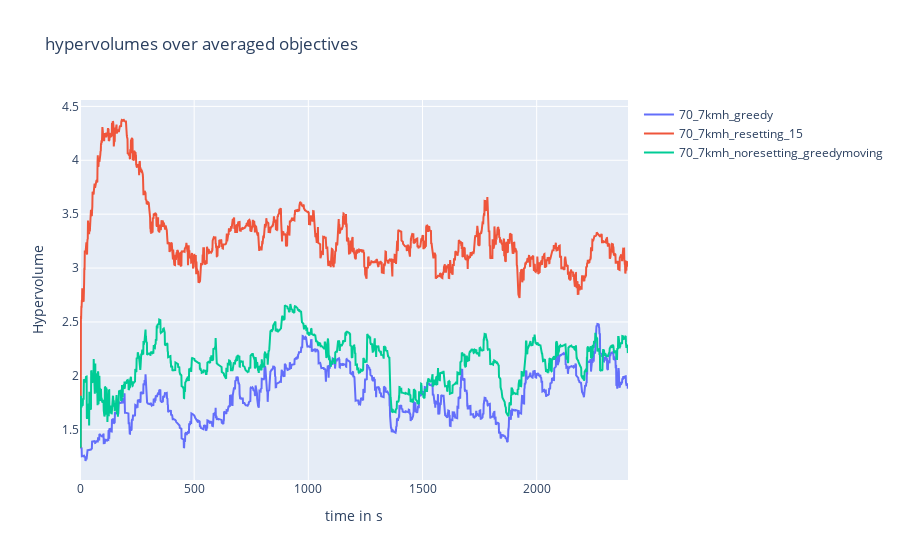
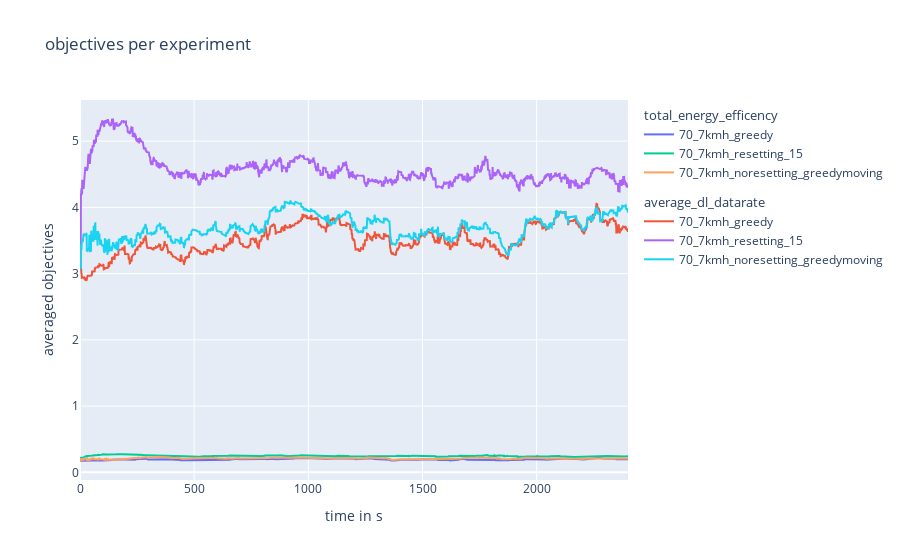
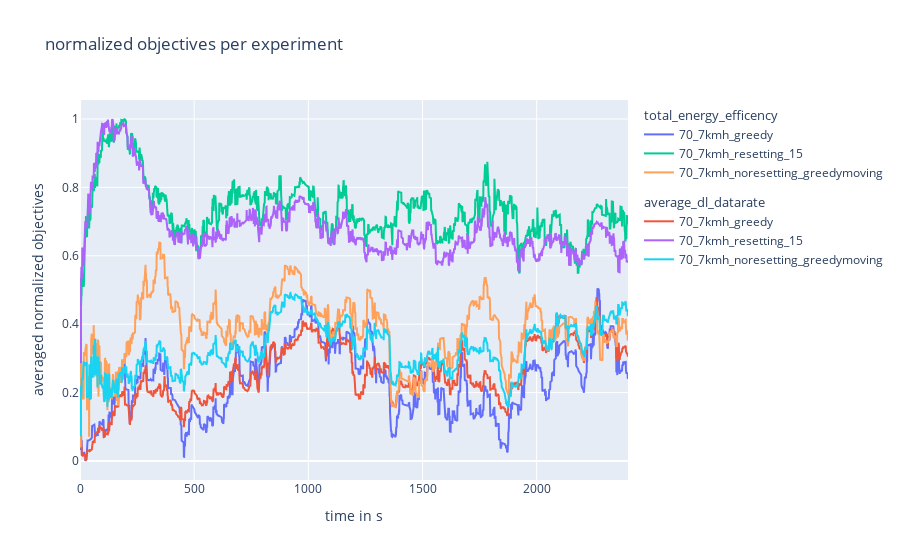

Notebook source saved alongside these figures, in order:
### Code cell
##################
# plots for comparing experiments
##################

## hyper volume plot


fig1 = go.Figure()
fig1.update_layout(
    title="hypervolumes over averaged objectives",
    xaxis_title="time in s",
    yaxis_title="Hypervolume")


## add experiment hypervolumes 
for index, value in enumerate(hypervolume_list):
    fig1.add_trace(
        go.Scatter(
            x=time_and_frames_list[:, 1],
            y=value,
            mode='lines',
            name= f"{str(configuration_names[index])}",
        ))


## objective  plot
fig2 = go.Figure()

fig2.update_layout(
    title= "objectives per experiment",
    xaxis_title="time in s",
    yaxis_title="averaged objectives"
    )
for index, _ in enumerate(objective_1_list):
    fig2.add_trace(
        go.Scatter(
            x=time_and_frames_list[:, 1],
            y=objective_1_list[index],
            name=str(configuration_names[index]),
            mode='lines',
            legendgroup="total_energy_efficency",
            legendgrouptitle_text="total_energy_efficency"
        ))
    fig2.add_trace(
        go.Scatter(
            x=time_and_frames_list[:, 1],
            y=objective_2_list[index],
            name=str(configuration_names[index]),
            mode='lines',
            legendgroup="average_dl_datarate",
            legendgrouptitle_text="average_dl_datarate"
        ))


## normalized objective plot

fig3 = go.Figure()

fig3.update_layout(
    title= "normalized objectives per experiment",
    xaxis_title="time in s",
    yaxis_title="averaged normalized objectives"
    )

for index, _ in enumerate(objective_1_normalized_list):
    fig3.add_trace(
        go.Scatter(
            x=time_and_frames_list[:, 1],
            y=objective_1_normalized_list[index],
            name=str(configuration_names[index]),
            mode='lines',
            legendgroup="total_energy_efficency",
            legendgrouptitle_text="total_energy_efficency"
        ))
    fig3.add_trace(
        go.Scatter(
            x=time_and_frames_list[:, 1],
            y=objective_2_normalized_list[index],
            name=str(configuration_names[index]),
            mode='lines',
            legendgroup="average_dl_datarate",
            legendgrouptitle_text="average_dl_datarate"
        ))

fig1.show()
fig2.show()
fig3.show()

### Figure 1 — Plotly figure (JSON) as saved in the notebook; plotly's stock layout.template omitted (floating-point values rounded to 4 significant figures; data arrays with more than 128 entries replaced by an {"elided": "..."} marker saying what was removed)
{"data": [{"mode": "lines", "name": "70_7kmh_greedy", "type": "scatter", "x": {"elided": "2401 int values"}, "y": {"elided": "2401 float values"}}, {"mode": "lines", "name": "70_7kmh_resetting_15", "type": "scatter", "x": {"elided": "2401 int values"}, "y": {"elided": "2401 float values"}}, {"mode": "lines", "name": "70_7kmh_noresetting_greedymoving", "type": "scatter", "x": {"elided": "2401 int values"}, "y": {"elided": "2401 float values"}}], "layout": {"title": {"text": "hypervolumes over averaged objectives"}, "xaxis": {"title": {"text": "time in s"}}, "yaxis": {"title": {"text": "Hypervolume"}}}}

### Figure 2 — Plotly figure (JSON) as saved in the notebook; plotly's stock layout.template omitted (floating-point values rounded to 4 significant figures; data arrays with more than 128 entries replaced by an {"elided": "..."} marker saying what was removed)
{"data": [{"legendgroup": "total_energy_efficency", "legendgrouptitle": {"text": "total_energy_efficency"}, "mode": "lines", "name": "70_7kmh_greedy", "type": "scatter", "x": {"elided": "2401 int values"}, "y": {"elided": "2401 float values"}}, {"legendgroup": "average_dl_datarate", "legendgrouptitle": {"text": "average_dl_datarate"}, "mode": "lines", "name": "70_7kmh_greedy", "type": "scatter", "x": {"elided": "2401 int values"}, "y": {"elided": "2401 float values"}}, {"legendgroup": "total_energy_efficency", "legendgrouptitle": {"text": "total_energy_efficency"}, "mode": "lines", "name": "70_7kmh_resetting_15", "type": "scatter", "x": {"elided": "2401 int values"}, "y": {"elided": "2401 float values"}}, {"legendgroup": "average_dl_datarate", "legendgrouptitle": {"text": "average_dl_datarate"}, "mode": "lines", "name": "70_7kmh_resetting_15", "type": "scatter", "x": {"elided": "2401 int values"}, "y": {"elided": "2401 float values"}}, {"legendgroup": "total_energy_efficency", "legendgrouptitle": {"text": "total_energy_efficency"}, "mode": "lines", "name": "70_7kmh_noresetting_greedymoving", "type": "scatter", "x": {"elided": "2401 int values"}, "y": {"elided": "2401 float values"}}, {"legendgroup": "average_dl_datarate", "legendgrouptitle": {"text": "average_dl_datarate"}, "mode": "lines", "name": "70_7kmh_noresetting_greedymoving", "type": "scatter", "x": {"elided": "2401 int values"}, "y": {"elided": "2401 float values"}}], "layout": {"title": {"text": "objectives per experiment"}, "xaxis": {"title": {"text": "time in s"}}, "yaxis": {"title": {"text": "averaged objectives"}}}}

### Figure 3 — Plotly figure (JSON) as saved in the notebook; plotly's stock layout.template omitted (floating-point values rounded to 4 significant figures; data arrays with more than 128 entries replaced by an {"elided": "..."} marker saying what was removed)
{"data": [{"legendgroup": "total_energy_efficency", "legendgrouptitle": {"text": "total_energy_efficency"}, "mode": "lines", "name": "70_7kmh_greedy", "type": "scatter", "x": {"elided": "2401 int values"}, "y": {"elided": "2401 float values"}}, {"legendgroup": "average_dl_datarate", "legendgrouptitle": {"text": "average_dl_datarate"}, "mode": "lines", "name": "70_7kmh_greedy", "type": "scatter", "x": {"elided": "2401 int values"}, "y": {"elided": "2401 float values"}}, {"legendgroup": "total_energy_efficency", "legendgrouptitle": {"text": "total_energy_efficency"}, "mode": "lines", "name": "70_7kmh_resetting_15", "type": "scatter", "x": {"elided": "2401 int values"}, "y": {"elided": "2401 float values"}}, {"legendgroup": "average_dl_datarate", "legendgrouptitle": {"text": "average_dl_datarate"}, "mode": "lines", "name": "70_7kmh_resetting_15", "type": "scatter", "x": {"elided": "2401 int values"}, "y": {"elided": "2401 float values"}}, {"legendgroup": "total_energy_efficency", "legendgrouptitle": {"text": "total_energy_efficency"}, "mode": "lines", "name": "70_7kmh_noresetting_greedymoving", "type": "scatter", "x": {"elided": "2401 int values"}, "y": {"elided": "2401 float values"}}, {"legendgroup": "average_dl_datarate", "legendgrouptitle": {"text": "average_dl_datarate"}, "mode": "lines", "name": "70_7kmh_noresetting_greedymoving", "type": "scatter", "x": {"elided": "2401 int values"}, "y": {"elided": "2401 float values"}}], "layout": {"title": {"text": "normalized objectives per experiment"}, "xaxis": {"title": {"text": "time in s"}}, "yaxis": {"title": {"text": "averaged normalized objectives"}}}}
